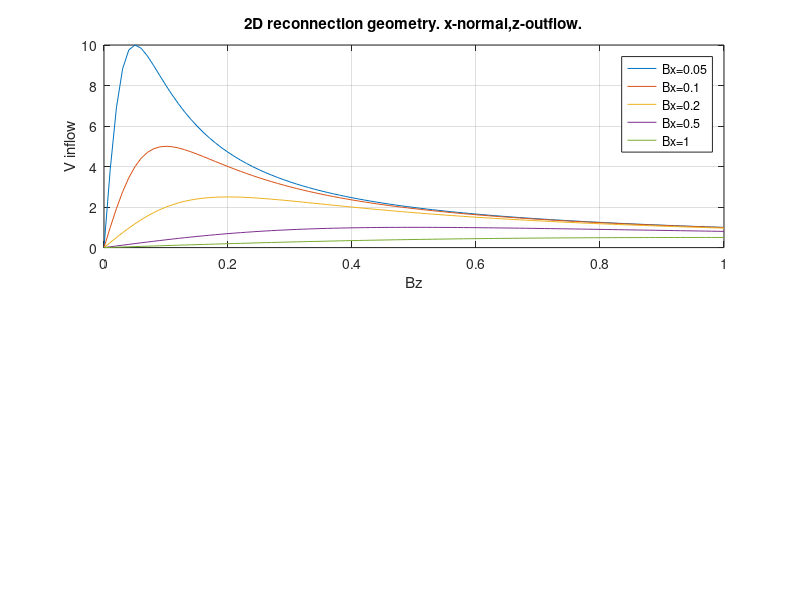

Write the MATLAB code that produced this figure. (Note: this script raises an error after producing the figure.)
% plot inflow velocity as a function of distance to current sheet
%
% model 2D reconnection. y- out of plane direction, x-normal direction,
% z-along the outflow
%
% Bx= constant, Bz - changes from 0 in the center of current sheet to 1 on
% edge
% Ey=1 - tangential electric field is constant
%
% v_inflow=Ey*Bz/B^2=Ey*Bz/(Bz^2+Bx^2)

Bx=[0.05 0.1 0.2 0.5 1.]; % different cases
Bz=0:0.01:1; Bz=Bz(:);
clear vin vout;
legend_str='legend(';
for j=1:length(Bx)
  vin(:,j)=Bz./(Bz.*Bz+Bx(j)*Bx(j));
  vout(:,j)=Bx(j)./(Bz.*Bz+Bx(j)*Bx(j));
  legend_str=[legend_str '''Bx=' num2str(Bx(j),2) ''','];
end
legend_str(end)=[]; % remove last comma
legend_str=[legend_str ');']; %

%%%%%%%%%%%%%%  Figure 1 %%%%%%%%%%%%%%

figure;
subplot(2,1,1);
plot(Bz,vin)
eval(legend_str);
title('2D reconnection geometry. x-normal,z-outflow.')
grid on
xlabel('Bz')
ylabel('V inflow')
ht=irf_pl_info([mfilename '  ' char(datetime("now","Format","dd-MMM-uuuu HH:mm:ss"))],gca,[0,1 ]);

subplot(2,1,2);
plot(Bz,vout)
eval(legend_str);
grid on
xlabel('Bz')
ylabel('V outflow')


